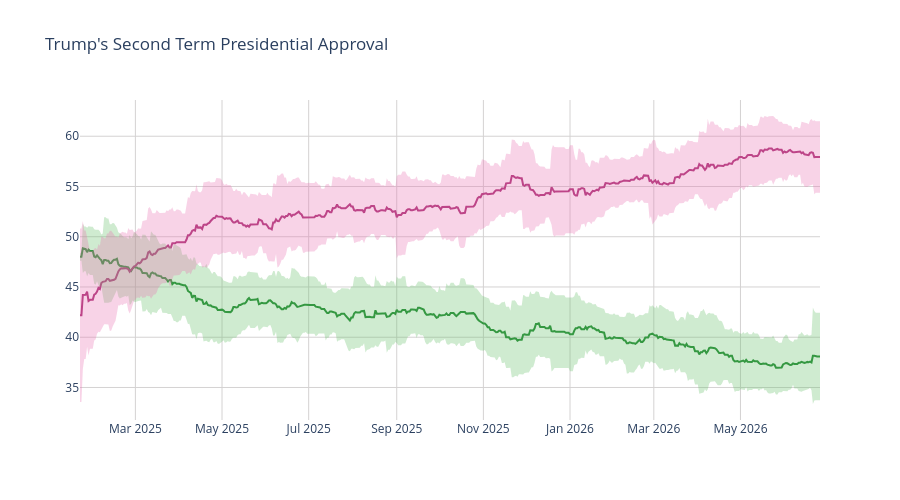

Notebook cell for this chart:
### Code cell
disappr_ci_hex = "#e86eaf"
appr_ci_hex = "#60be65"
disappr_ci_rgba = "rgba(232, 110, 175, 0.3)"
appr_ci_rgba = "rgba(96, 190, 101, 0.3)"
grid_col = "#d4d2d2"


# Approve
fig = go.Figure(go.Scatter(
    x=pres['end_date'],
    y=pres['approve'],
    hovertemplate="%{y:.2f}%",
    name="<b>Approve</b>",
    line=dict(color="#228833"),
    showlegend=False
))

# Disapprove
fig.add_trace(go.Scatter(
    x=pres['end_date'],
    y=pres['disapprove'],
    hovertemplate="%{y:.2f}%",
    name="<b>Disapprove</b>",
    line=dict(color="#aa3377"),
    showlegend=False
    )
)

# Approve CI
fig.add_traces([

    # Upper bound
    go.Scatter(
        x=pres['end_date'],
        y=pres['approve_upper_ci'],
        marker=dict(color=appr_ci_hex),
        line=dict(width=0),
        mode='lines',
        showlegend=False,
        hoverinfo="skip"
    ),

    # Lower bound
    go.Scatter(
        x=pres['end_date'],
        y=pres['approve_lower_ci'],
        marker=dict(color=appr_ci_hex),
        line=dict(width=0),
        mode='lines',
        fillcolor=appr_ci_rgba,
        fill="tonexty",
        showlegend=False,
        hoverinfo="skip"
    )
])

# Disapprove CI
fig.add_traces([

    # Upper bound
    go.Scatter(
        x=pres['end_date'],
        y=pres['disapprove_upper_ci'],
        marker=dict(color=disappr_ci_hex),
        line=dict(width=0),
        mode='lines',
        showlegend=False,
        hoverinfo="skip"
    ),

    # Lower bound
    go.Scatter(
        x=pres['end_date'],
        y=pres['disapprove_lower_ci'],
        marker=dict(color=disappr_ci_hex),
        line=dict(width=0),
        mode='lines',
        fillcolor=disappr_ci_rgba,
        fill="tonexty",
        showlegend=False,
        hoverinfo="skip"
    )
])

fig.update_layout(
    title=dict(text="Trump's Second Term Presidential Approval"),
    hovermode="x"
)

fig.update_xaxes(gridcolor=grid_col)
fig.update_yaxes(gridcolor=grid_col)

fig.update_layout(hovermode="x", hoverlabel_align="right", plot_bgcolor="rgba(0, 0, 0, 0)", height=500)
fig.show()

### Figure 1 — Plotly figure (JSON) as saved in the notebook; plotly's stock layout.template omitted (floating-point values rounded to 4 significant figures; data arrays with more than 128 entries replaced by an {"elided": "..."} marker saying what was removed)
{"data": [{"hovertemplate": "%{y:.2f}%", "line": {"color": "#228833"}, "name": "<b>Approve</b>", "showlegend": false, "type": "scatter", "x": {"elided": "522 str values"}, "y": {"elided": "522 float values"}}, {"hovertemplate": "%{y:.2f}%", "line": {"color": "#aa3377"}, "name": "<b>Disapprove</b>", "showlegend": false, "type": "scatter", "x": {"elided": "522 str values"}, "y": {"elided": "522 float values"}}, {"hoverinfo": "skip", "line": {"width": 0}, "marker": {"color": "#60be65"}, "mode": "lines", "showlegend": false, "type": "scatter", "x": {"elided": "522 str values"}, "y": {"elided": "522 float values"}}, {"fill": "tonexty", "fillcolor": "rgba(96, 190, 101, 0.3)", "hoverinfo": "skip", "line": {"width": 0}, "marker": {"color": "#60be65"}, "mode": "lines", "showlegend": false, "type": "scatter", "x": {"elided": "522 str values"}, "y": {"elided": "522 float values"}}, {"hoverinfo": "skip", "line": {"width": 0}, "marker": {"color": "#e86eaf"}, "mode": "lines", "showlegend": false, "type": "scatter", "x": {"elided": "522 str values"}, "y": {"elided": "522 float values"}}, {"fill": "tonexty", "fillcolor": "rgba(232, 110, 175, 0.3)", "hoverinfo": "skip", "line": {"width": 0}, "marker": {"color": "#e86eaf"}, "mode": "lines", "showlegend": false, "type": "scatter", "x": {"elided": "522 str values"}, "y": {"elided": "522 float values"}}], "layout": {"height": 500, "hoverlabel": {"align": "right"}, "hovermode": "x", "plot_bgcolor": "rgba(0, 0, 0, 0)", "title": {"text": "Trump's Second Term Presidential Approval"}, "xaxis": {"gridcolor": "#d4d2d2"}, "yaxis": {"gridcolor": "#d4d2d2"}}}
